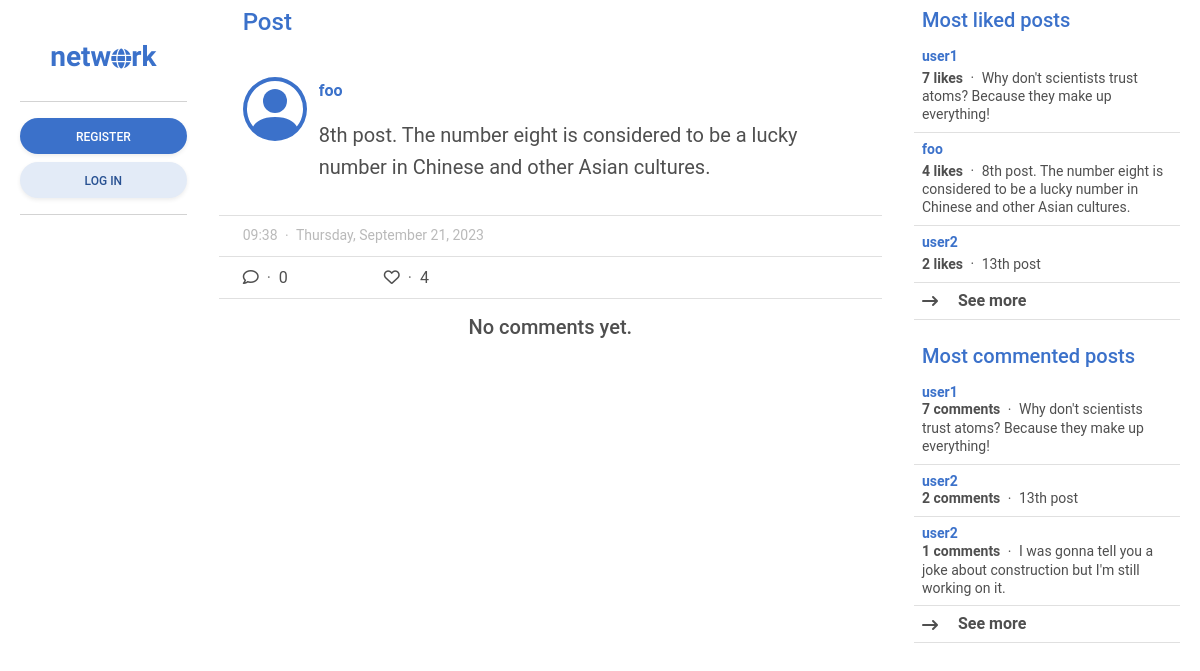
Screenshot of /post/8 with the database file from the repository.
### network/models.py (models this page shows, shortened)
class Post(models.Model):
    content = models.CharField(max_length=255)
    poster = models.ForeignKey(User, on_delete=models.CASCADE, related_name="posts")
    likers = models.ManyToManyField(User, blank=True, related_name="likes")
    date_posted = models.DateTimeField(auto_now_add=True)
    edited = models.BooleanField(default=False)
    def most_liked_posts():
        posts = Post.objects.annotate(likes_count=Count('likers'))
        return posts.order_by('-likes_count')
    def most_commented_posts():
        posts = Post.objects.annotate(comment_count=Count('comments'))
        return posts.order_by('-comment_count')
    class Meta:
        ordering = ["-date_posted"]

class User(AbstractUser):
    pass
    date_joined = models.DateTimeField(auto_now_add=True)
    following = models.ManyToManyField("self", blank=True, related_name="followers", symmetrical=False)
    def most_followed_users():
        users = User.objects.annotate(follower_count=Count('followers'))
        return users.order_by('-follower_count')

### network/views.py (the view, shortened to what this page needs)
# urls.py: path("post/<int:id>", views.post, name="post"),
def post(request, id):
    most_followed_users = User.most_followed_users()
    most_liked_posts = Post.most_liked_posts()
    most_commented_posts = Post.most_commented_posts()
    post = Post.objects.get(pk=id)
    post_comments = post.comments.all()
    return render(request, "network/post.html", {
        "post": post,
        "post_comments": post_comments,
        "most_followed_users": most_followed_users,
        "most_liked_posts": most_liked_posts,
        "most_commented_posts": most_commented_posts,
    })

### network/templates/network/post.html (shortened to what this page needs)
{% extends "network/layout.html" %}
{% block sidebar_left %}
    {% include "network/sidebar_left.html" %}
{% endblock %}
{% block main %}
    <div class="h4 mb-0 pb-4 pt-2 px-4 text-primary sticky-top transparan">
        Post
    </div>
    <div class="transparan container p-0 border-bottom">
        <div>
            <div class="px-4 pt-3 border-bottom">
                <div class="row">
                    <a href="{% url 'profile' user=post.poster.username %}" class="col-auto">
                    </a>
                    <div class="col p-0">
                        <div class="d-flex justify-content-between align-items-center">
                            <div>
                                <a href="{% url 'profile' user=post.poster.username %}" class="fw-bold text-decoration-none align-middle">
                                    {{ post.poster.username }}
                                </a>
                            </div>
                        </div>
                        <div class="py-3 blockquote">{{ post.content }}</div>
                    </div>
                </div>
            </div>
            <div class="border-bottom py-2 px-4">
                <div class="small text-muted opacity-50">
                    {{ post.date_posted.time|date:"h:i"}}
                    <span class="mx-1 align-middle">&#183;</span>
                    {{post.date_posted.date|date:"l, F j, Y"}}
                </div>
            </div>
            <div class="px-4 py-2 d-flex justify-content-start align-items-center">
                <div class="pe-5" role="button" data-mdb-toggle="modal" data-mdb-target="#comment_modal_{{ post.id }}">
                    <i class="fa-regular fa-comment"></i>
                    <span class="mx-1 text-muted">&#183;</span>
                    {% if post.comments.count %}
                    {{ post.comments.count }}
                    {% else %}
                    0
                    {% endif %}
                </div>
                <div class="px-5">
                    <i {% if user.is_authenticated and user in post.likers.all %} class="fa-solid fa-heart" {% elif
                        user.is_authenticated %} class="fa-regular fa-heart" {% else %} class="fa-regular fa-heart"
                        role="button" data-mdb-toggle="modal" data-mdb-target="#like_post_{{ post.id }}" {% endif %}>
                    </i>
                    <span class="mx-1 text-muted">&#183;</span>
                    <span role="button" data-mdb-toggle="modal" data-mdb-target="#likers_modal_{{ post.id }}">
                        {% if post.likers.count %}
                        {{ post.likers.count }}
                        {% else %}
                        0
                        {% endif %}
                    </span>
                </div>
            </div>
        </div>
    </div>
    <div class="container px-0 pb-4">
        {% include "network/comments.html" with comments=post.comments.all %}
    </div>
{% endblock %}
{% block sidebar_right %}
    {% include "network/sidebar_right.html" %}
{% endblock %}

### network/templates/network/sidebar_right.html (shortened to what this page needs)
<div class="mb-4 lh-sm">
    <div class="h5 px-2 text-primary sticky-top transparan">Most liked posts</div>
    <div class="list-group list-group-light list-group-small">
        {% for post in most_liked_posts|slice:":3" %}
        <div class="post p-2 border-bottom small">
            <a href="{% url 'post' id=post.id %}" class="text-body text-decoration-none align-middle">
                <div class="text-primary fw-bold mb-1">{{ post.poster.username }}</div>
                <span class="fw-bold">{{ post.likers.count }} likes</span>
                <span class="mx-1 align-middle">&#183;</span>
                <span>{{post.content}}</span>
            </a>
        </div>
        {% endfor %}
        <div class="fw-bold post p-2 border-bottom" role="button" data-mdb-toggle="modal" data-mdb-target="#most_liked_posts">
            <i class="align-middle me-3 fa-solid fa-arrow-right-long"></i>
            See more
        </div>
    </div>
</div>
<div class="lh-sm">
    <div class="h5 px-2 text-primary">Most commented posts</div>
    <div class="list-group list-group-light list-group-small">
        {% for post in most_commented_posts|slice:":3" %}
        <div class="post p-2 border-bottom small">
            <a href="{% url 'post' id=post.id %}" class="text-body text-decoration-none align-middle">
                <div class="text-primary fw-bold">{{ post.poster.username }}</div>
                <span class="fw-bold">{{ post.comments.count }} comments</span>
                <span class="mx-1 align-middle">&#183;</span>
                {{ post.content }}
            </a>
        </div>
        {% endfor %}
        <div class="fw-bold post p-2 border-bottom" role="button" data-mdb-toggle="modal" data-mdb-target="#most_commented_posts">
            <i class="align-middle me-3 fa-solid fa-arrow-right-long"></i>
            See more
        </div>
    </div>
</div>

### network/static/network/styles.css (style rules this page uses)
.transparan { background: rgba(255, 255, 255, 0.75); backdrop-filter: blur(2px); }

### rows the page displays
Post: poster.username "foo", content "8th post. The number eight is considered to be a lucky number in Chinese and other Asian cultures.", date_posted.time "09:38", date_posted "Thursday, September 21, 2023", likers.count "4"
Post: poster.username "user1", likers.count "7", content "Why don't scientists trust atoms? Because they make up everything!", comments.count "7"
Post: poster.username "user2", likers.count "2", content "13th post", comments.count "2"
Post: poster.username "user2", comments.count "1", content "I was gonna tell you a joke about construction but I'm still working on it."
